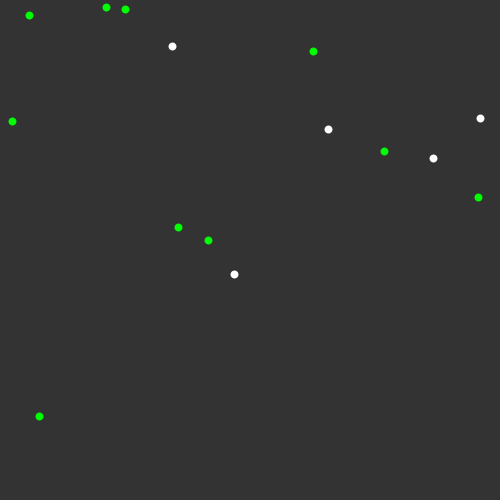
Frame 1 (no input)
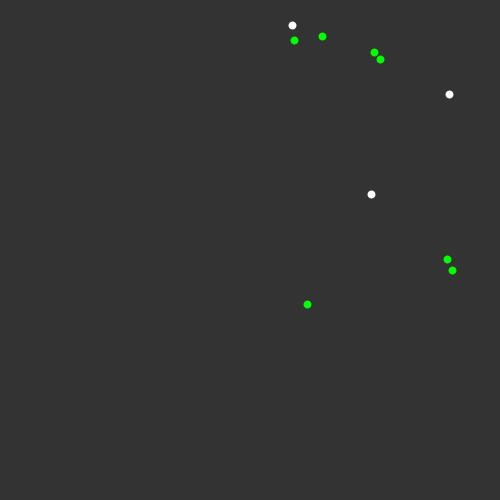
Frame 60 (the mouse pressed at the canvas centre just before this capture)
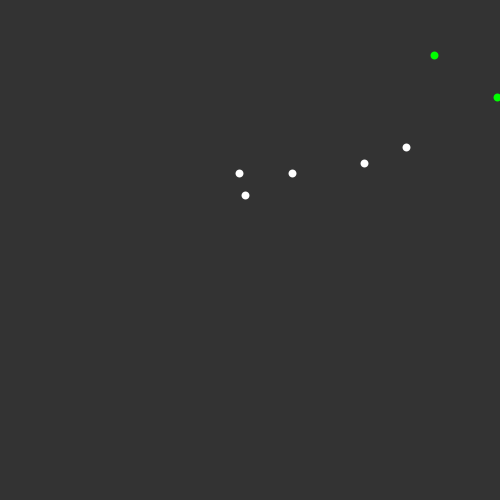
Frame 120 (the mouse held since frame 60 and released just before this capture)

The Processing sketch that drew these frames (run headless with seeded random() and noise(); from frame 60 on, the mouse is pressed at the canvas centre):

// Processing sketch: infectedbutnotreally
// ── infectedbutnotreally.pde
int numClean = 10;

ArrayList<Lover> clean = new ArrayList<Lover>();

ArrayList<Lover> infected = new ArrayList<Lover>();

void setup(){
  size(500,500);
  for (int i = 0; i < 5; i++){
    infected.add(new Lover(random(width), random(height)));  
  }
  for (int i = 0; i < numClean; i++){
    clean.add(new Lover(random(width), random(height)));
  }
  strokeWeight(8);
}

void draw(){
  background(51);
  for (int i = 0; i < clean.size(); i++){
    float closest = dist(infected.get(0).pos.x, infected.get(0).pos.y, clean.get(i).pos.x, clean.get(i).pos.y);
    int closestIndex = 0; 
    for (int j = 1; j < infected.size(); j++){
      float d = dist(infected.get(j).pos.x, infected.get(j).pos.y, clean.get(i).pos.x, clean.get(i).pos.y);
      if (closest >= d){
        closest = d;
        closestIndex = j;
      }
    }
    clean.get(i).update(infected.get(closestIndex).pos.x, infected.get(closestIndex).pos.y);
    stroke(0,255,0);
    clean.get(i).show();
  }
  stroke(255);
  for (int k = 0; k < infected.size(); k++){
    infected.get(k).update(mouseX, mouseY);
    infected.get(k).show();
  }
}

class Lover{
  PVector pos;
  PVector vel;
  PVector ste;
  PVector acc;
  Lover(float x, float y){
    pos = new PVector(x, y);
    vel = new PVector(10,0); 
    ste = new PVector();
    acc = new PVector();
  }
  
  void update(float x, float y){
    PVector target = new PVector(x, y);
    target = target.sub(pos);
    target.normalize();
    target.mult(10);
    ste = target.sub(vel);
    ste.limit(0.1);
    
    acc.add(ste);
    
    vel.add(acc);
    
    vel.limit(5);
    
    pos.add(vel);
    acc.mult(0);
  }
  
  void show(){
    point(pos.x, pos.y);
  }
}
